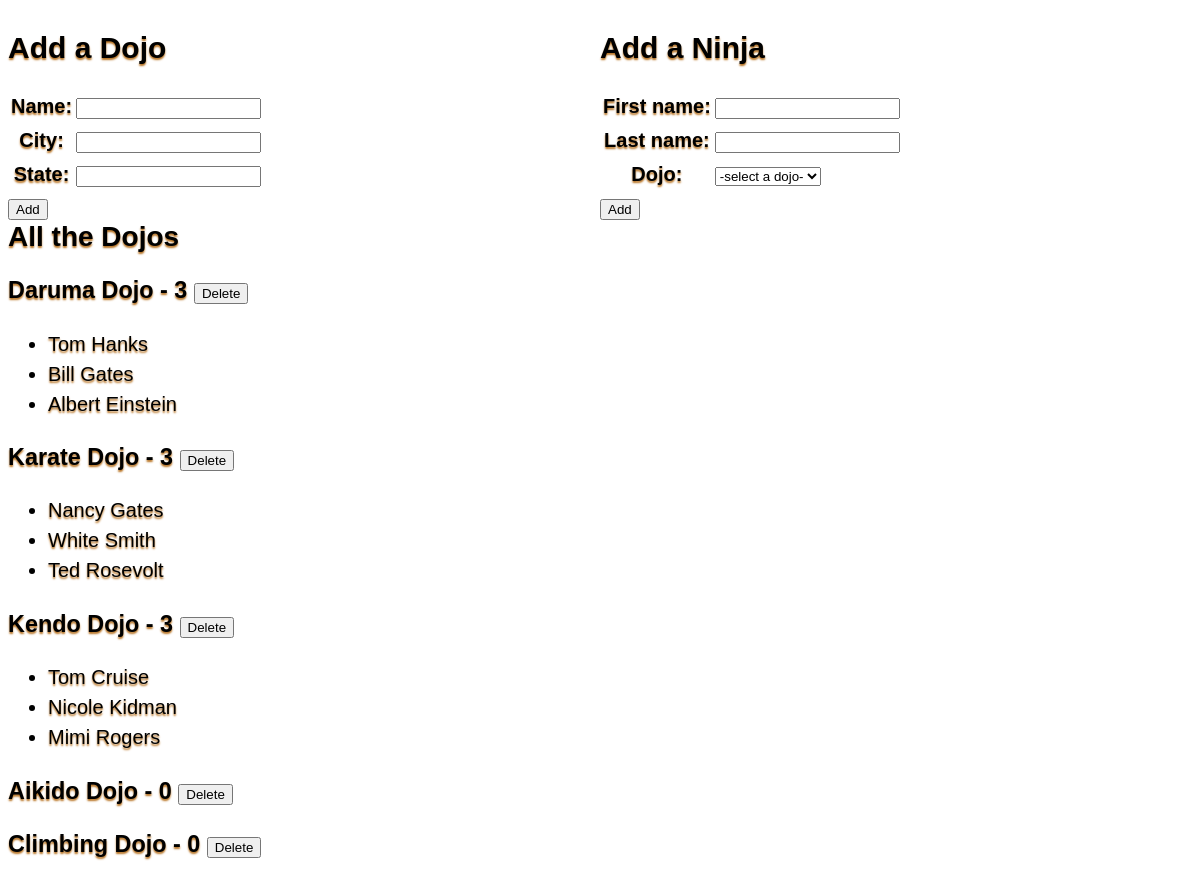
Before: / with the older database file.
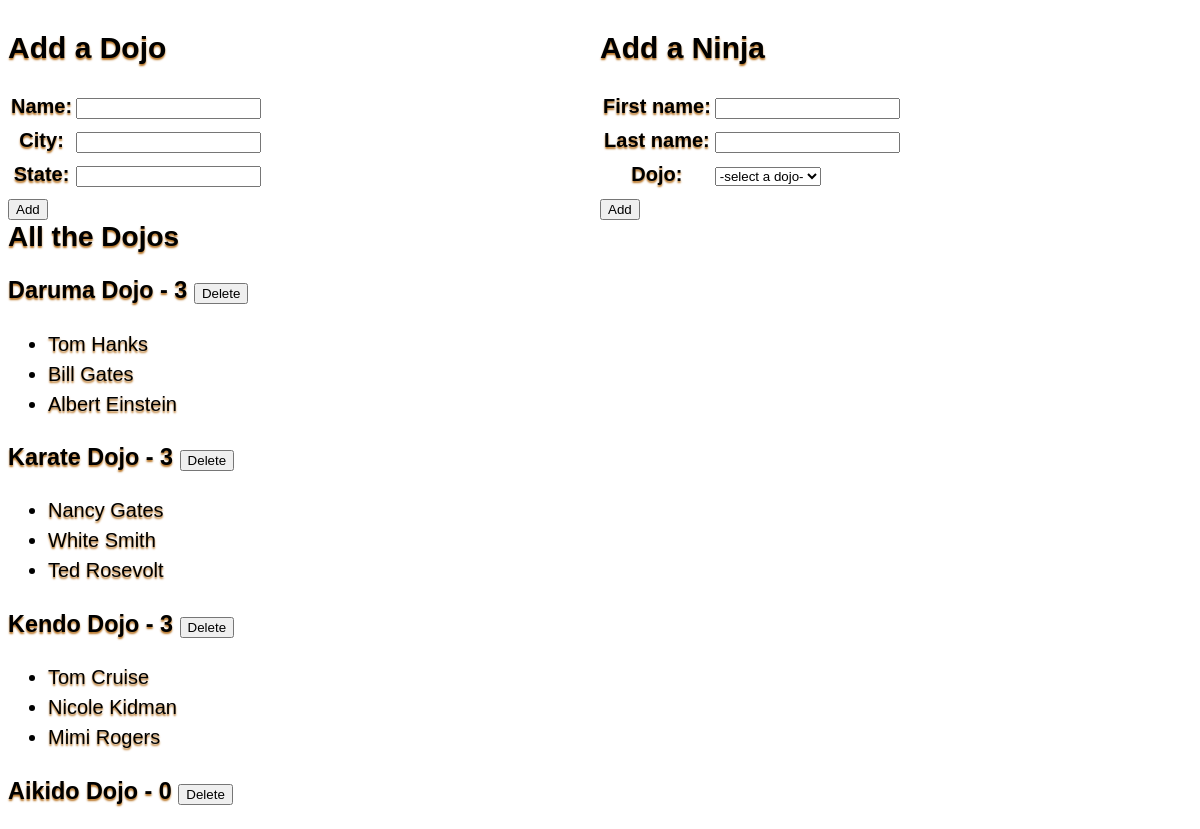
After: the same page with the newer database file.
### dojo_ninjas_app/models.py (models this page shows, shortened)
class Dojo(models.Model):
    name = models.CharField(max_length=255)
    city = models.CharField(max_length=255)
    state = models.CharField(max_length=2)
    desc = models.TextField(blank=True, null=True, default="old dojo")
    def __str__(self):
        return self.name

class Ninja(models.Model):
    first_name = models.CharField(max_length=255)
    last_name = models.CharField(max_length=255)
    dojo = models.ForeignKey(Dojo, related_name='ninjas', on_delete=models.CASCADE)
    def __str__(self):
        return f'{self.first_name} {self.last_name}'

### dojo_ninjas_app/views.py (the view)
# urls.py: path('', views.DojoListView.as_view(), name='home'),
class DojoListView(ListView):
    model = Dojo
    context_object_name = "dojo_list"
    template_name = "dojo_list.html"
    def get_context_data(self, **kwargs):
        context = super().get_context_data(**kwargs)
        context["add_dojo_form"] = DojoForm()
        context['add_ninja_form'] = NinjaForm()
        return context

### dojo_ninjas_app/forms.py
class DojoForm(forms.ModelForm):
    class Meta:
        model = Dojo
        fields = ("name", "city", "state")

class NinjaForm(forms.ModelForm):
    class Meta:
        model = Ninja
        fields = ("first_name", "last_name", "dojo")
    def __init__(self, *args, **kwargs):
        super().__init__(*args, **kwargs)
        self.fields['dojo'] = forms.ModelChoiceField(queryset=Dojo.objects.all(),
                empty_label='-select a dojo-')

### templates/dojo_list.html (shortened to what this page needs)
{% extends "base.html" %}
{% block content %}
<div class="row">
    <div class="column">
        <h2>Add a Dojo</h2>
        <form action="{% url "add_dojo" %}" method="post">
            <table>
            {{ add_dojo_form.as_table }}
            </table>
            <input type="submit" value="Add">
        </form>
    </div>
    <div class="column">
        <h2>Add a Ninja</h2>
        <form action="{% url "add_ninja" %}" method="post">
            <table>
            {{ add_ninja_form.as_table }}
            </table>
            <input type="submit" value="Add">
        </form>
    </div>
</div>
<div class="outer">
    <div class="innder">
        <h1>All the Dojos</h1>
        {% for dojo in dojo_list %}
            <h3>{{ dojo.name }} - {{ dojo.ninjas.count }} <a href="{% url "delete_dojo" dojo.pk %}"><button type="submit" value="Submit">Delete</button></a> </h3>
            <ul>
            {% for ninja in dojo.ninjas.all %}
                <li>{{ ninja }}</li>
            {% endfor %}
            </ul>
        {% endfor %}
    </div>
</div>
{% endblock content %}

### templates/base.html (shortened to what this page needs)
{% load static %}
<!DOCTYPE html>
  <head>
    <link rel="stylesheet" href="{% static "css/base.css" %}">
  </head>
  <body>
    <div id="content">
      {% block content %}
      {% endblock content %}
    </div>
  </body>
</html>

### dojo_ninjas_app/static/css/base.css (style rules this page uses)
* { box-sizing: border-box; }
body { font-size: 1.25rem; font-family: sans-serif; line-height: 150%; text-shadow: 0 2px 2px #b6701e; }
div { height: 100%; }
h1 { font-size: 1.75rem; margin: 0 0 0.75rem 0; }
.column { float: left; width: 50%; }
.row:after { content: ""; display: table; clear: both; }

Changed rows visible on the page:
removed Dojo: name "Climbing Dojo", ninjas.count "0"
